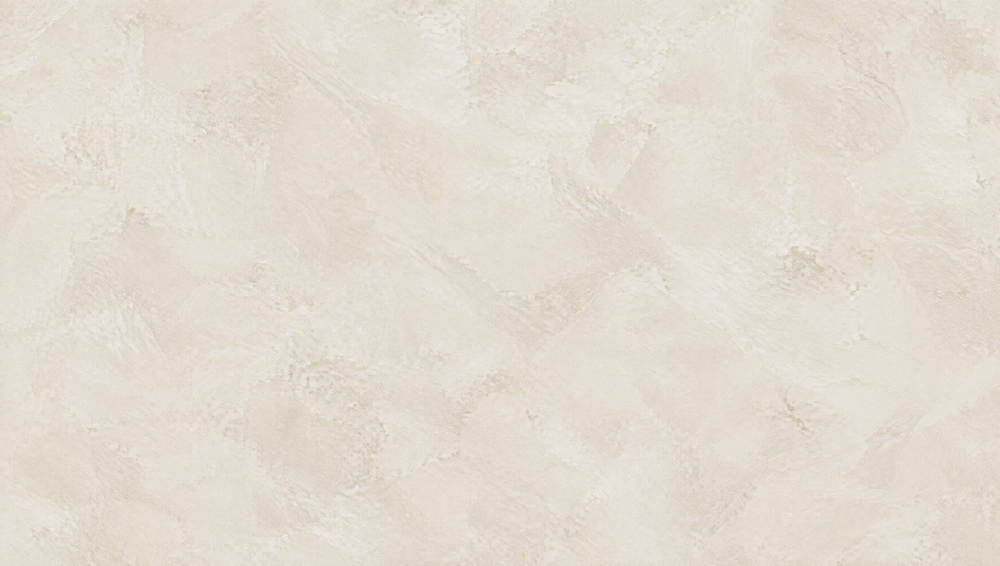
#> input picture design6/assets/plaster-eu-1.jpg, 2000 x 1131 px (shown at 1/2 size)
$ python -i cutout_r2.py   (imports and definitions only)
#> lines starting #> are read from the running program, lines starting #| are printed output that depends on the picture; after the words box and inside, x2 and y2 are one past the last pixel; in counts of white or black regions, pixels touching at a corner belong together
"""2차 수정 실사(파우치·원료카드) 누끼 → 미장 배경 합성.

  python wadiz/tools/cutout_r2.py
입력: wadiz/2차수정/*.jpg  출력: wadiz/assets/photo/{pouch_v2,cards_pair,danpatt_sample,random3_packs,kit_real,prize_teas_real}.jpg
- 원료카드: 윤곽선 4점 → 원근 보정으로 반듯한 직사각형
- 파우치: grabCut 누끼(유산지 모양 그대로)
- 배경: assets/photo/plaster-eu-1.jpg(아이보리 미장) + 부드러운 그림자
"""
import os, cv2, numpy as np

HERE = os.path.dirname(os.path.abspath(__file__))
W = os.path.dirname(HERE)
SRC = os.path.join(W, '2차수정')


def imread(p):
    return cv2.imdecode(np.fromfile(p, np.uint8), cv2.IMREAD_COLOR)
#> returned value is the input picture: shape (1131, 2000, 3); mean B, G, R 208.4, 219.6, 226.7


def imwrite(p, im):
    cv2.imencode('.jpg', im, [cv2.IMWRITE_JPEG_QUALITY, 88])[1].tofile(p)


# [48 lines left out: functions order, grab, card, plaster, not called in this run]


def place(obj, mask, W_, H_, width_frac, dy=0.0):
    """미장 배경 가운데에 obj 배치 + 그림자."""
    return place_many([(obj, mask, width_frac, .5)], W_, H_, dy)


# [23 lines left out: functions place_many, _composite, not called in this run]


def kit_real(f):
    """키트 실물 촬영(검은 테이블): 직사각형 물체는 다각형, 책갈피·인퓨저만 grabCut."""
    im = imread(os.path.join(SRC, f))
    H, W_ = im.shape[:2]; k = W_ / 900  # 좌표는 폭 900 축소본 기준
#> after `H, W_ = im.shape[:2]`: H = 1131; W_ = 2000
#> after `k = W_ / 900`: k = 2.22
    P = lambda pts: (np.array(pts, np.float32) * k).astype(np.int32)
    mask = np.zeros((H, W_), np.uint8)
    for q in [[(102, 315), (520, 310), (521, 630), (93, 629)],            # 상자
              [(523, 398), (672, 398), (682, 405), (681, 616), (523, 616)],   # 사용 안내 엽서 + 원료 카드
              [(673, 391), (847, 386), (869, 619), (678, 626)],           # 블렌딩 노트(살짝 기울어짐)
              [(293, 652), (700, 652), (700, 656), (838, 657), (841, 832), (293, 829)],   # 파우치 윗줄
              [(353, 795), (768, 794), (769, 978), (630, 979), (630, 975), (490, 975), (490, 980), (353, 980)]]:  # 파우치 아랫줄
        cv2.fillPoly(mask, [P(q)], 255)
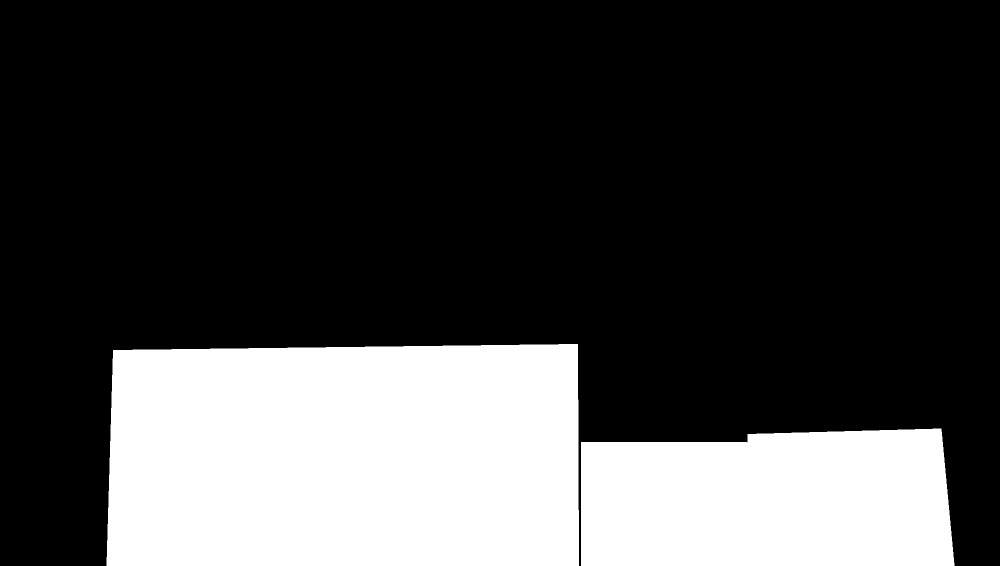
#> mask: shape (1131, 2000) (shown at 1/2 size); 26.5% white; 2 white regions, box (x1, y1, x2, y2) and area: (213, 688, 1158, 1131) 409655, (1162, 857, 1909, 1131) 189990
    # 인퓨저: 손잡이 + 거름망
    cv2.line(mask, tuple(P([(285, 694)])[0]), tuple(P([(284, 870)])[0]), 255, int(9 * k))
    cv2.circle(mask, tuple(P([(283, 905)])[0]), int(38 * k), 255, -1)
    # 책갈피 부채꼴: grabCut
    sm = cv2.resize(im, (900, int(H / k)), interpolation=cv2.INTER_AREA)
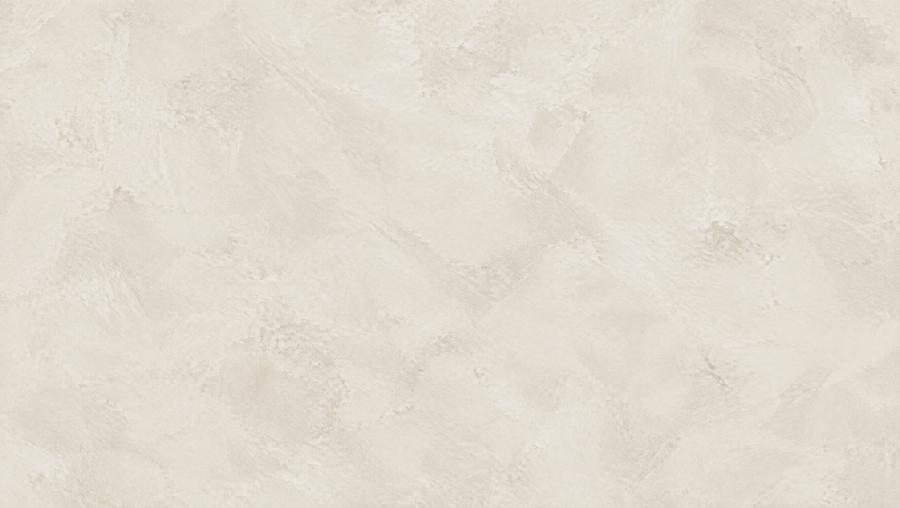
#> sm: shape (508, 900, 3); mean B, G, R 208.4, 219.6, 226.7
    g = np.full(sm.shape[:2], cv2.GC_BGD, np.uint8)
    g[670:970, 15:275] = cv2.GC_PR_BGD
#> g: shape (508, 900); every value is 0
    g[682:958, 22:262] = cv2.GC_PR_FGD
    g[740:900, 120:240] = cv2.GC_FGD
#> (the run stopped early here; a loop or call above may not have finished)

$ run again, on design6/assets/plaster-eu-2.jpg
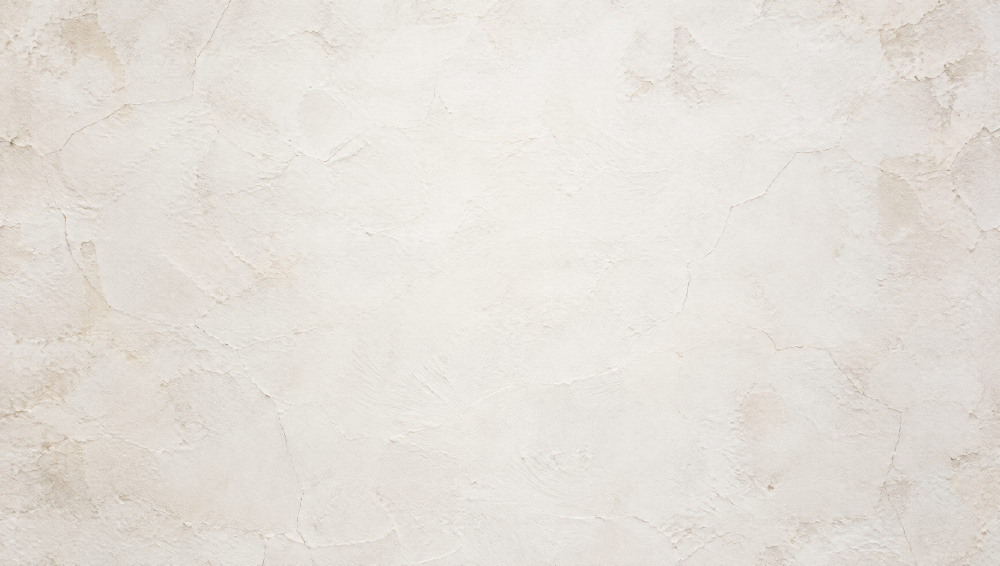
#> input picture design6/assets/plaster-eu-2.jpg, 2000 x 1131 px (shown at 1/2 size)
#> in imread, returned value is the input picture: shape (1131, 2000, 3); mean B, G, R 217.9, 224.3, 229
#> in kit_real, `sm = cv2.resize(im, (900, int(H / k)), interpolation=cv2.INTER_AREA)`:
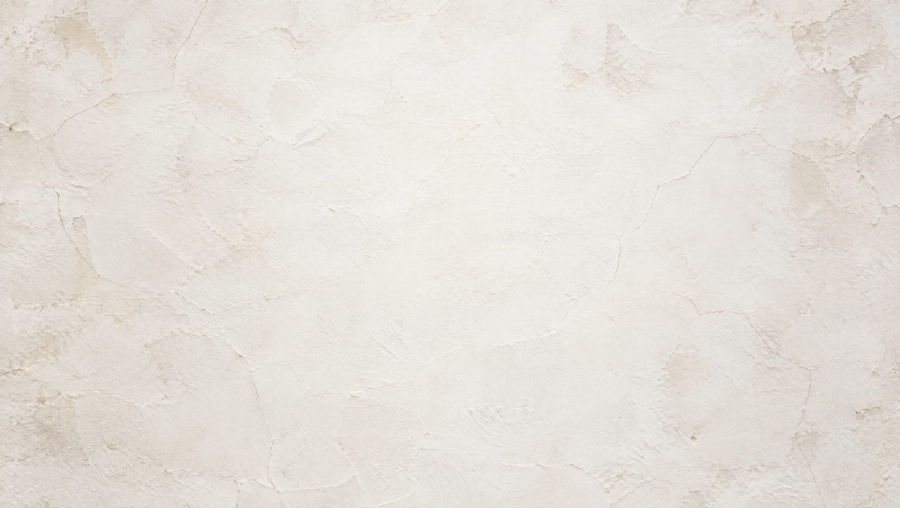
#> sm: shape (508, 900, 3); mean B, G, R 217.9, 224.3, 229
#> g: shape (508, 900); every value is 0
